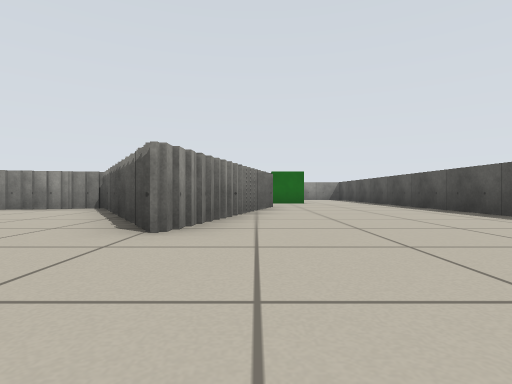
view 1 (above)

15 first-person views from a walk through a robot-simulator world made for Stage. The camera is 0.36 m above the floor, looks level and sees 80° across. Floor lines are 1 m apart. The floor is counted in squares, 1 m on a side. Each view is taken from the middle of a square. On the plan, view 1 faces up. The plan holds only what a view shows up to about 9 squares ahead; the rest is blank. Robots are left out.

view 2
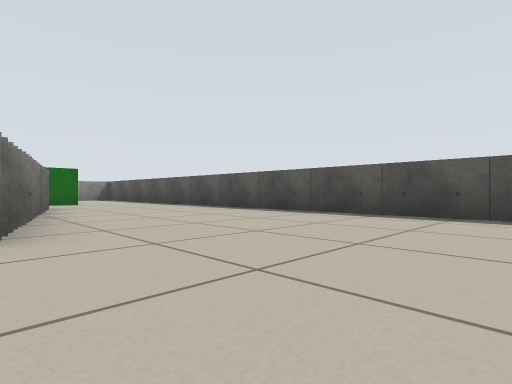

view 3
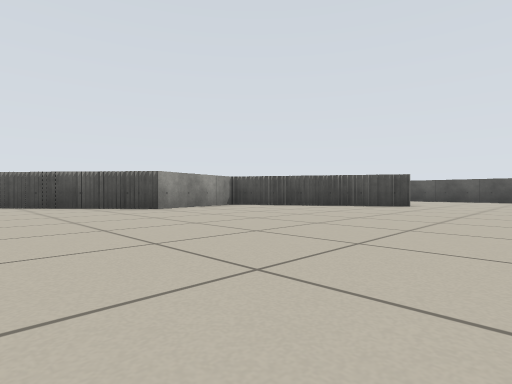

view 4
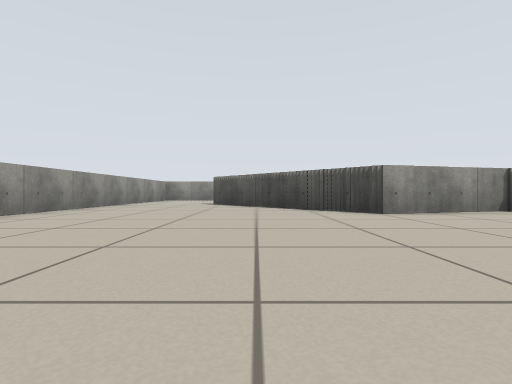

view 5
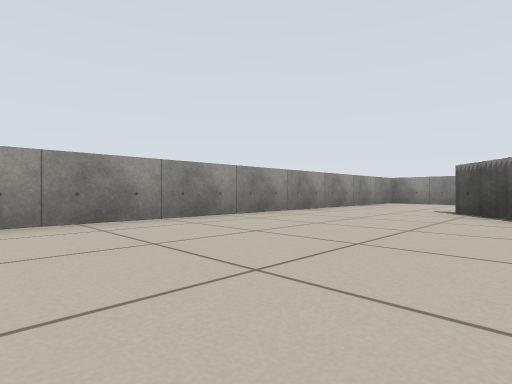

view 6
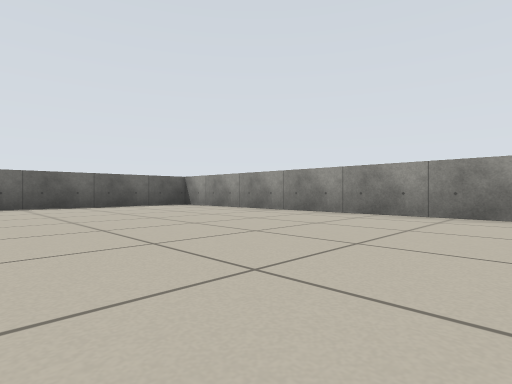

view 7
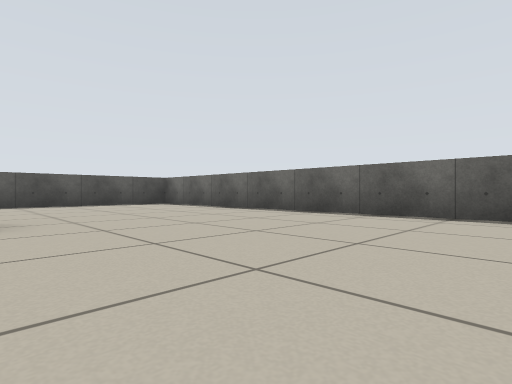

view 8
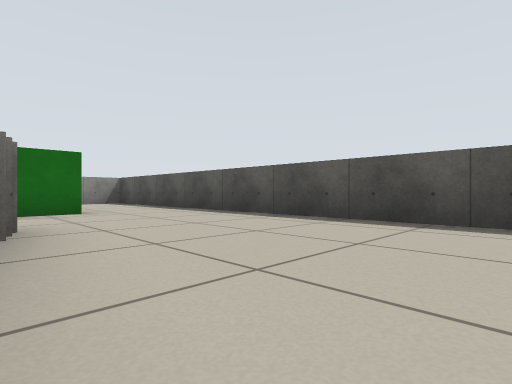

view 9
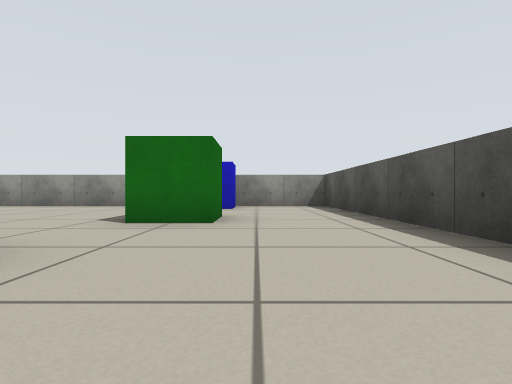

view 10
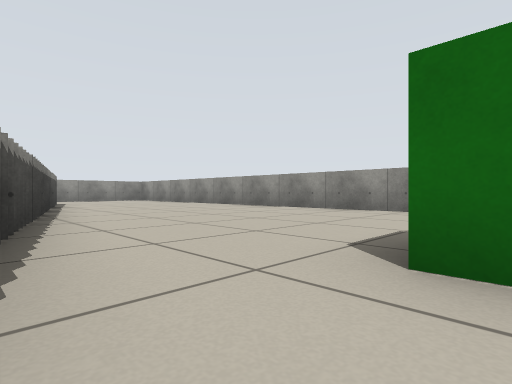

view 11
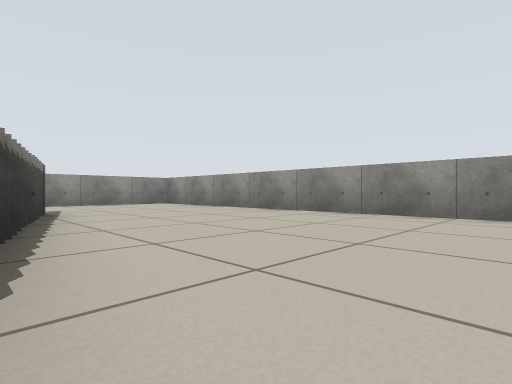

view 12
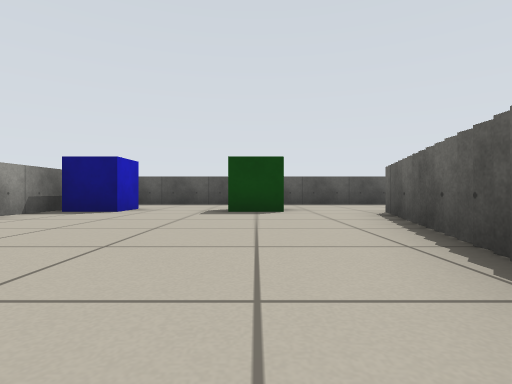

view 13
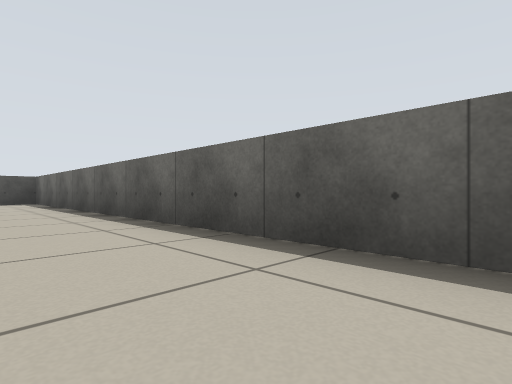

view 14
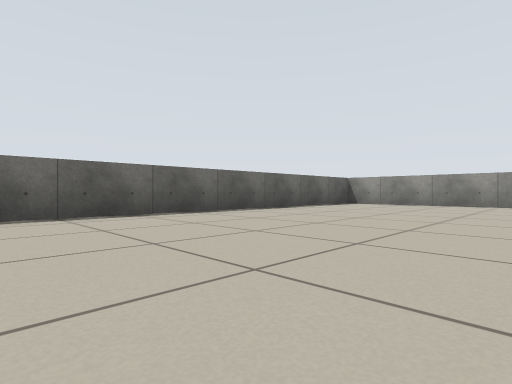

view 15
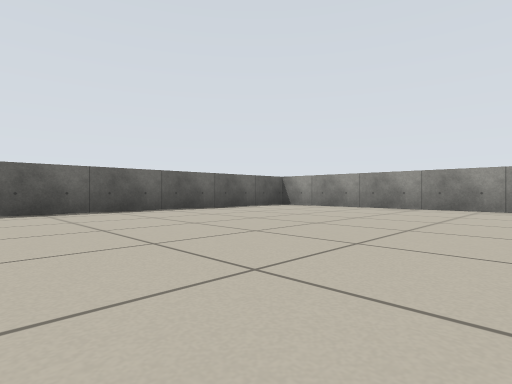

### Floor plan
Key: @ floor where view 1 was taken; # wall or solid block; . floor; B green box; L blue box.
Columns run from 12 left of view 1 to 4 right of it. Each row starts with its distance up from view 1.
 14 #################
 13 #............L..#
 12 #...............#
 11 #...............#
 10 #..##........B..#
  9 #...#####.......#
  8 #....########...#
  7 #....###### #...#
  6 #.....#..####...#
  5 #.........###...#
  4 #.........##....#
  3 #..........#....#
  2 #...............#
  1 #...............#
  0 #...........@...#
 -1 #...............#
 -2 #################

Where each view was taken, in squares from view 1:
view 1: 0 up, 0 right, facing up
view 2: 0 up, 1 left, facing up-right
view 3: 0 up, 9 left, facing up-right
view 4: 1 up, 8 left, facing up
view 5: 4 up, 8 left, facing up-left
view 6: 6 up, 7 left, facing down-left
view 7: 3 up, 5 left, facing down-right
view 8: 4 up, 0 right, facing up-right
view 9: 6 up, 2 right, facing up
view 10: 8 up, 1 right, facing up-left
view 11: 9 up, 3 left, facing up-left
view 12: 10 up, 5 left, facing right
view 13: 0 up, 7 left, facing down-right
view 14: 3 up, 3 left, facing down-left
view 15: 4 up, 5 left, facing down-left
